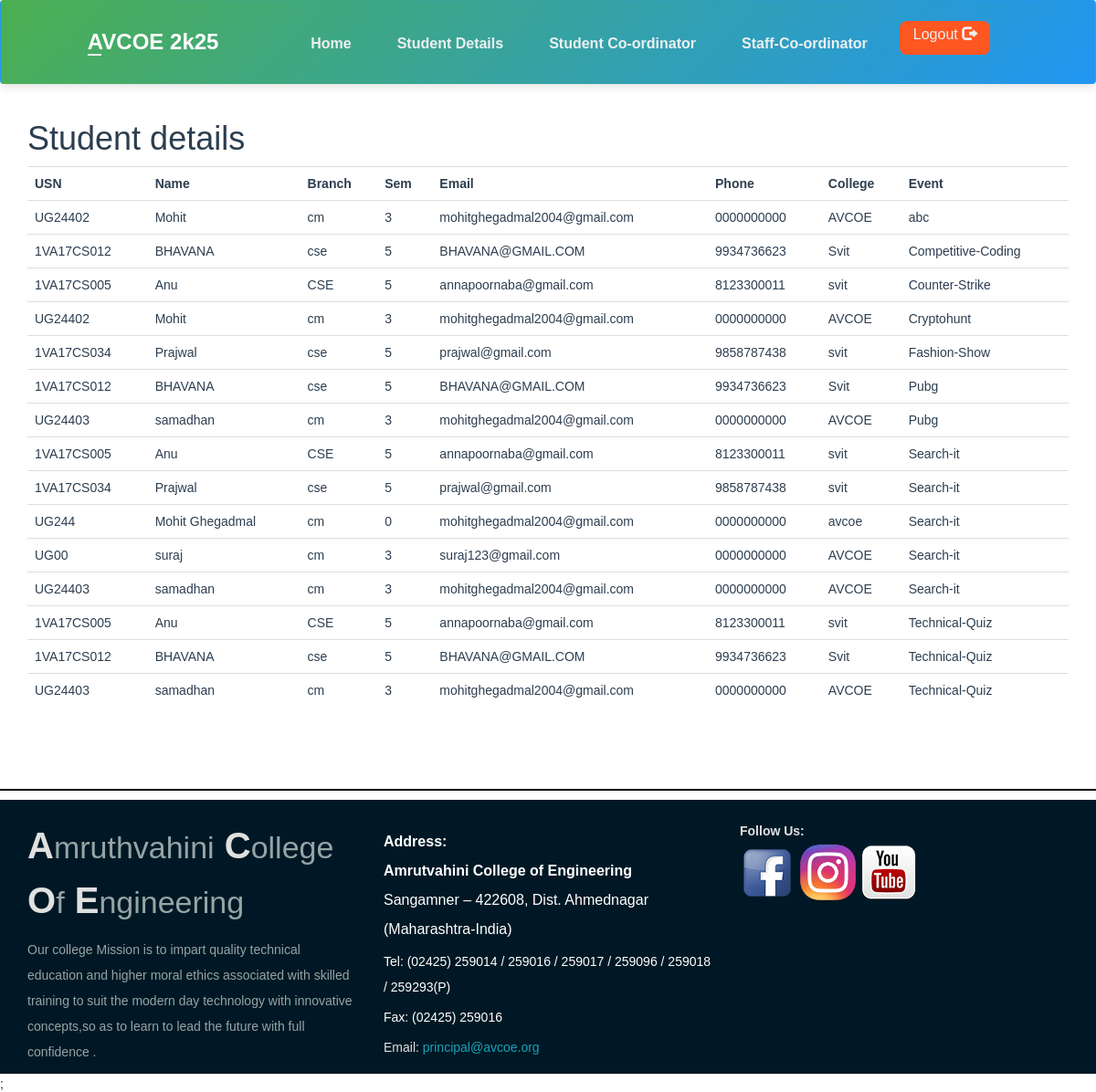
Page /Stu_details.php on the committed database.
### tables this page shows
CREATE TABLE `events` (
  `event_id` int(11) NOT NULL,
  `event_title` varchar(50) NOT NULL,
  `event_price` int(11) DEFAULT NULL,
  `participents` int(100) DEFAULT 0,
  `img_link` text DEFAULT NULL,
  `type_id` int(11) DEFAULT NULL
);

CREATE TABLE `participent` (
  `usn` varchar(20) NOT NULL,
  `name` varchar(100) NOT NULL,
  `branch` varchar(11) NOT NULL,
  `sem` int(11) NOT NULL,
  `email` varchar(300) NOT NULL,
  `phone` varchar(12) NOT NULL,
  `college` varchar(20) NOT NULL,
  `password` varchar(255) DEFAULT NULL
);

### Stu_details.php (the view, shortened to what this page needs)
<?php
include_once 'classes/db1.php';
$result = mysqli_query($conn,"SELECT * FROM events,registered r ,participent p WHERE events.event_id=r.event_id and r.usn = p.usn order by event_title");
?>
<!DOCTYPE html>
<html>
<head>
        <?php require 'utils/styles.php'; ?>
    </head>
<body><?php include 'utils/adminHeader.php'?>
<div class = "content">
<div class = "container">
<h1>Student details</h1>
<?php
if (mysqli_num_rows($result) > 0) {
?>
 <table class="table table-hover" >
  <tr>
  <th>USN</th>
    <th>Name</th>
    <th>Branch</th>
    <th>Sem</th>
    <th>Email</th>
    <th>Phone</th>
    <th>College</th>
    <th>Event</th>
  </tr>
<?php
while($row = mysqli_fetch_array($result)) {
?>
<tr>
<td><?php echo $row["usn"]; ?></td>
    <td><?php echo $row["name"]; ?></td>
    <td><?php echo $row["branch"]; ?></td>
    <td><?php echo $row["sem"]; ?></td>
    <td><?php echo $row["email"]; ?></td>
    <td><?php echo $row["phone"]; ?></td>
    <td><?php echo $row["college"]; ?></td>
    <td><?php echo $row["event_title"]; ?></td>
</tr>
<?php
}
?>
</table>
 <?php
}
else{
    echo "No result found";
}
?>
</div>
</div>
<?php include 'utils/footer.php'?>;
 </body>
</html>

### css/style.css (style rules this page uses)
body { overflow-x: hidden; }
.content { font-family: Arial, Helvetica, sans-serif; color: #2C3E50; }

### rows in the picture
events: participent.usn "UG24402", participent.name "Mohit", participent.branch "cm", participent.sem "3", participent.email "mohitghegadmal2004@gmail.com", participent.phone "0000000000", participent.college "AVCOE", event_title "abc"
events: participent.usn "1VA17CS012", participent.name "BHAVANA", participent.branch "cse", participent.sem "5", participent.email "BHAVANA@GMAIL.COM", participent.phone "9934736623", participent.college "Svit", event_title "Competitive-Coding"
events: participent.usn "1VA17CS005", participent.name "Anu", participent.branch "CSE", participent.sem "5", participent.email "annapoornaba@gmail.com", participent.phone "8123300011", participent.college "svit", event_title "Counter-Strike"
events: participent.usn "UG24402", participent.name "Mohit", participent.branch "cm", participent.sem "3", participent.email "mohitghegadmal2004@gmail.com", participent.phone "0000000000", participent.college "AVCOE", event_title "Cryptohunt"
events: participent.usn "1VA17CS034", participent.name "Prajwal", participent.branch "cse", participent.sem "5", participent.email "prajwal@gmail.com", participent.phone "9858787438", participent.college "svit", event_title "Fashion-Show"
events: participent.usn "1VA17CS012", participent.name "BHAVANA", participent.branch "cse", participent.sem "5", participent.email "BHAVANA@GMAIL.COM", participent.phone "9934736623", participent.college "Svit", event_title "Pubg", participent.usn "UG24403", participent.name "samadhan", participent.branch "cm", participent.sem "3", participent.email "mohitghegadmal2004@gmail.com", participent.phone "0000000000", participent.college "AVCOE"
events: participent.usn "1VA17CS005", participent.name "Anu", participent.branch "CSE", participent.sem "5", participent.email "annapoornaba@gmail.com", participent.phone "8123300011", participent.college "svit", event_title "Search-it", participent.usn "1VA17CS034", participent.name "Prajwal", participent.branch "cse", participent.email "prajwal@gmail.com", participent.phone "9858787438", participent.usn "UG244", participent.name "Mohit Ghegadmal", participent.branch "cm", participent.sem "0", participent.email "mohitghegadmal2004@gmail.com", participent.phone "0000000000", participent.college "avcoe", participent.usn "UG00", participent.name "suraj", participent.sem "3", participent.email "suraj123@gmail.com", participent.college "AVCOE", participent.usn "UG24403", participent.name "samadhan"
events: participent.usn "1VA17CS005", participent.name "Anu", participent.branch "CSE", participent.sem "5", participent.email "annapoornaba@gmail.com", participent.phone "8123300011", participent.college "svit", event_title "Technical-Quiz", participent.usn "1VA17CS012", participent.name "BHAVANA", participent.branch "cse", participent.email "BHAVANA@GMAIL.COM", participent.phone "9934736623", participent.college "Svit", participent.usn "UG24403", participent.name "samadhan", participent.branch "cm", participent.sem "3", participent.email "mohitghegadmal2004@gmail.com", participent.phone "0000000000", participent.college "AVCOE"
